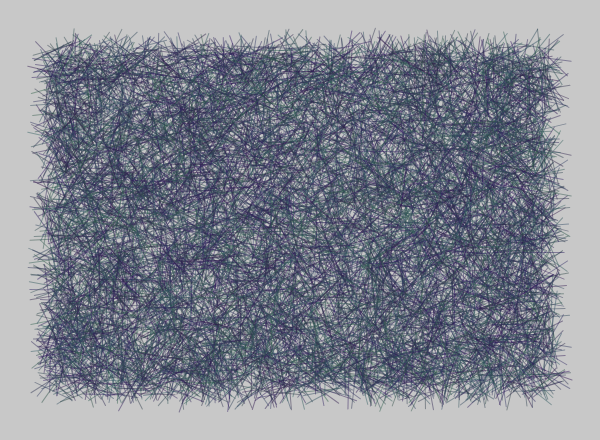
Frame 1 (no input)
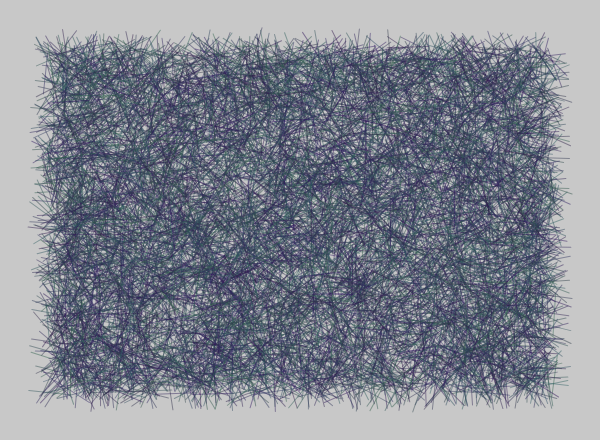
Frame 2 (the mouse pressed at the canvas centre, redrawn once)

The p5.js sketch that drew these frames (run headless with seeded random() and noise() and a simulated clock; the mouse was pressed at the canvas centre and the sketch redrawn once):

// p5.js sketch
// ── sketch.js
let i = 10;
let col = {
  r: 70,
  g: 25,
  b: 7,
};


function setup() {
  createCanvas(600, 440);
  strokeWeight(1);
  noLoop();
}


function draw() {
  background(200);

  for (let i = 0; i < 10000; i++) {

    push();

    let posX = random(50, width - 50);
    let posY = random(50, height - 50);

    translate(posX, posY);

    rotate(random(TWO_PI));
    col.r = 47;
    col.g = random(20, 97);
    col.b = random(100, 70);
    stroke(col.r, col.g, col.b, 120);
    line(-20, 10, 20, 0);

    pop();

  }
}
